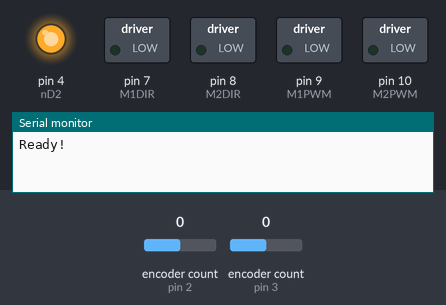
Bench run of a sketch on a simulated Arduino Uno, built with avr-gcc and run on an emulated ATmega328P. On the bench: switched loads named in the sketch (green lamp = pin HIGH), output pins drawn as LEDs (lit = HIGH), the last lines printed to the serial monitor. The test bench sets the inputs (shaded band); at power-on: encoder count (sensors on pin 2, pin 3) 0.

Above: at 0.1 s.
At 1.1 s:
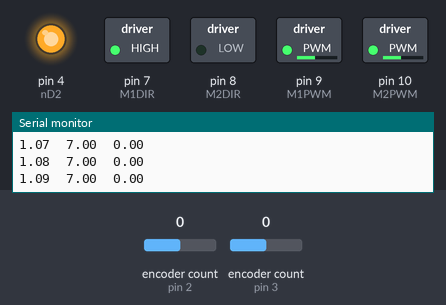
At 3.1 s:
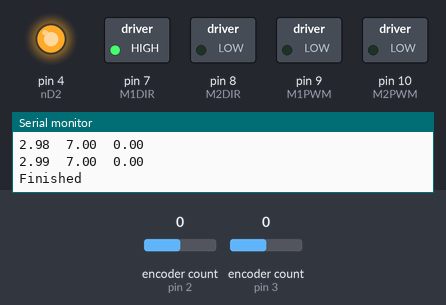
Timing chart, 0 to 4.6 s (numbered marks = the images above):
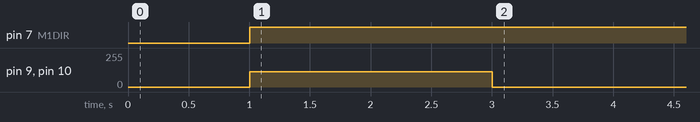

Measured:
- by itself, pin 7 (M1DIR): LOW → HIGH at 1.0 s
- by itself, pin 9 (M1PWM), pin 10 (M2PWM): 0/255 → 114/255 at 1.0 s, → 0/255 2.0 s later

The sketch:

id_experiment_rotVelocity.ino
```cpp
/*
  Purpose: Run an experiment to determine the transfer function for the rotational velocity of the system.
  Authors: Ben Sprik and Blake Billharz
  Sources: N/A
  Set up:
    Connect the motor driver shield to the arduino and connect power from the battery via the voltage regulator.

    Left motor:
      encoderPwr -> 3v3
      encoderGnd -> GND
      encoderA -> 2
      encoderB -> 5
      direction -> 7
      pwm -> 9
    Right motor:
      encoderPwr -> 3v3
      encoderGnd -> GND
      encoderA -> 3
      encoderB -> 6
      direction -> 8
      pwm -> 10
    I2C:
      SCL -> A5
      SDA -> A4
      GND -> GND
*/

#include <Arduino.h>
//#include <Serial.h>
#include <Encoder.h>


// pinout to connect motor driver and motor
#define ENC1_A 2
#define ENC2_A 3
#define nD2    4
#define ENC1_B 5
#define ENC2_B 6
#define M1DIR  7
#define M2DIR  8
#define M1PWM  9
#define M2PWM  10

// constants
const double pi = 3.141592;
const double MAX_VOLTAGE = 7.8;
const int ENC_CNT_PER_REV = 3200;
const double WHEEL_RADIUS_M = 0.074;
const double DISTANCE_BETWEEN_WHEELS_M = 0.27;
unsigned long desired_Ts_ms = 10; // desired sample time in milliseconds

// Globals
unsigned long start_time_ms;
unsigned long last_time_ms;   // time for calculating time steps
float current_time;
unsigned int PWM;             // value 0-255 to set duty cycle. 0: low, 255: high
volatile double target_pos_rad[2] = {0};
double out_voltage[2] = {0};
double rotational_velocity[2] = {0};
double prev_pos_rad[2] = {0,0};
double new_pos_rad[2] = {0,0};


// class for holding motor pins
struct MotorPins {
  int pwm;
  int dir;
};

// motor variables
Encoder encoders[2] = {Encoder(ENC1_A, ENC1_B), Encoder(ENC2_A, ENC2_B)};
MotorPins motor_pins[2];


double Va1 = 3.5;
double Va2 = -3.5;
double deltaVa = 0;
double rotation_velocity_RadpS = 0;

// Va = Va1 + Va2 = 0 (not testing)
// deltaVa = Va1 - Va2 = 1 (under test) testing rotation

void setup() {
  out_voltage[0] = Va1;
  out_voltage[1] = Va2;
  // setup motors
  motor_pins[0].pwm = M1PWM;
  motor_pins[0].dir = M1DIR;
  motor_pins[1].pwm = M2PWM;
  motor_pins[1].dir = M2DIR;

  pinMode(nD2, OUTPUT);
  pinMode(M1DIR, OUTPUT);
  pinMode(M1PWM, OUTPUT);
  pinMode(M2DIR, OUTPUT);
  pinMode(M2PWM, OUTPUT);

  digitalWrite(nD2, HIGH);    // enable motor driver outputs

  Serial.begin(115200);
  Serial.println("Ready!");
  last_time_ms = millis(); // set up sample time variable
  start_time_ms = last_time_ms;
}

int finished = false;

void loop() {

  // Variables for calculating position
  int i;
  unsigned int PWM;
  double pos_rad[2] = {0,0};
  double w_motor_RadpS[2] = {0,0};

   // // print out timestamp in seconds
  current_time = (float)(last_time_ms-start_time_ms)/1000;

  if ((current_time >= 1) && (current_time <= 3 )) {
    // loop through to control both motors
    for (i=0; i<2; i++) {

      // drive motors direction
      if (out_voltage[i]>0) {
        digitalWrite(motor_pins[i].dir, HIGH);
      }
      else {
        digitalWrite(motor_pins[i].dir, LOW);
      }

      // drive motors speed
      PWM = 255*abs(out_voltage[i])/MAX_VOLTAGE;
      analogWrite(motor_pins[i].pwm, min(PWM,255));


      new_pos_rad[i] = countsToRads(encoders[i].read());

      w_motor_RadpS[i] = (new_pos_rad[i] - prev_pos_rad[i]) / ((float)desired_Ts_ms/1000);

      prev_pos_rad[i] = new_pos_rad[i];

    }


    deltaVa = Va1 - Va2;

    rotation_velocity_RadpS = WHEEL_RADIUS_M * (w_motor_RadpS[1] - w_motor_RadpS[0]) / DISTANCE_BETWEEN_WHEELS_M;

    Serial.print(current_time);
    Serial.print("\t");
    Serial.print(deltaVa);
    Serial.print("\t");
    Serial.println(rotation_velocity_RadpS);
  }
  else {
    for (i=0; i<2; i++) {
      analogWrite(motor_pins[i].pwm, 0);
    }
  }


  if (current_time > 3 && !finished) {
    Serial.println("Finished");
    finished = true;
  }

  while (millis()<last_time_ms + desired_Ts_ms) {
  //wait until desired time passes to go top of the loop
  }
  last_time_ms = millis();
}


// function to convert cnts to rads
float countsToRads(long enc_counts) {
  return 2*pi * (float) enc_counts/ ENC_CNT_PER_REV;
}
```
